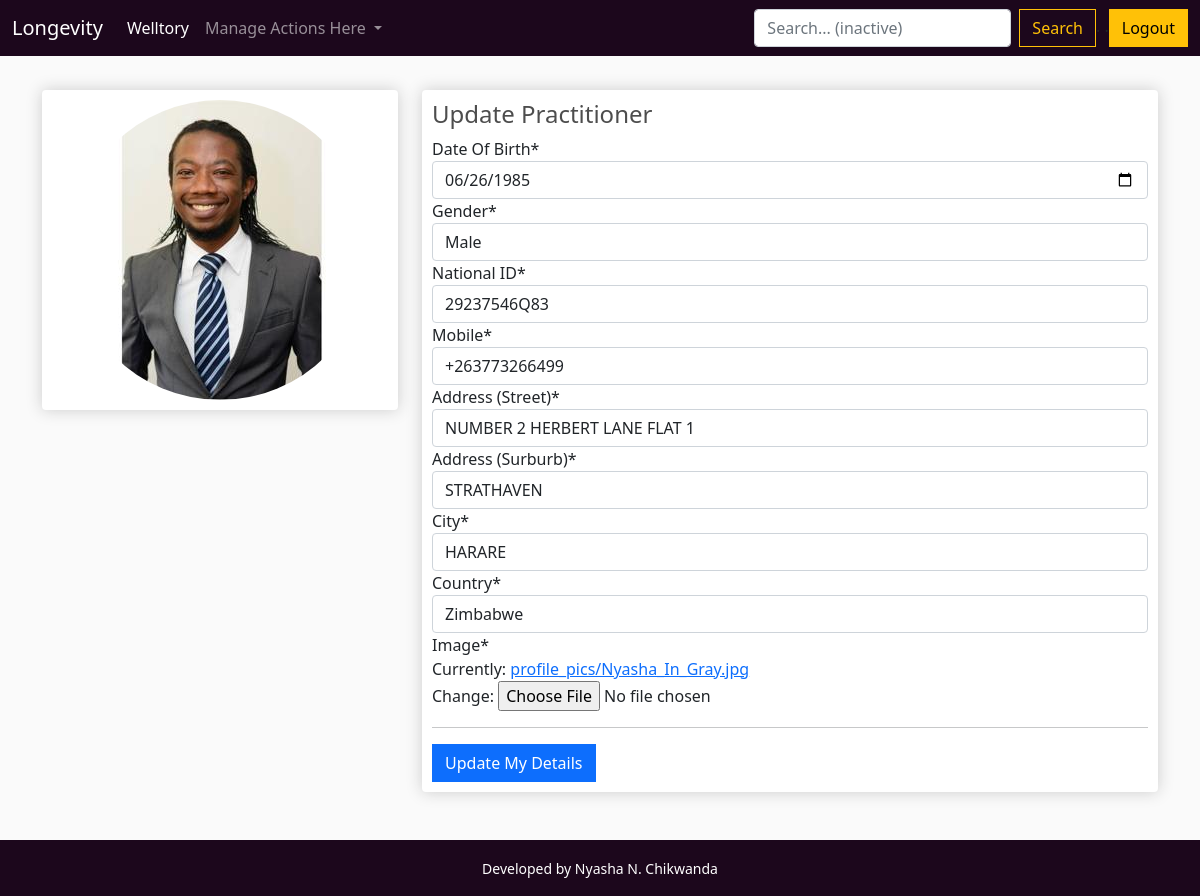
The app's page /welltory/updatepractitioner/ (signed in) with its own data.
### welltory/models.py (models this page shows, shortened)
class Practitioner(models.Model):
    MALE = 'Male'
    FEMALE = 'Female'
    GENDER_CHOICES = [
        (MALE, 'Male'),
        (FEMALE, 'Female')
    ]
    WELLTORY_CLINIC = 'Welltory Clinic'
    BMI_CLINIC = 'BMI Clinic'
    CLINIC_CHOICES = [
        (BMI_CLINIC, 'Welltory Clinic'),
        (BMI_CLINIC, 'BMI Clinic')
    ]
    practitioner = models.OneToOneField(User, on_delete=models.CASCADE)
    first_name = models.CharField(max_length=40)
    last_name = models.CharField(max_length=40)
    gender = models.CharField(max_length=10, choices=GENDER_CHOICES)
    national_id = models.CharField(max_length=12)
    dateOfBirth = models.DateField(null=True)
    street1 = models.CharField(max_length=100)
    street2 = models.CharField(max_length=100)
    city = models.CharField(max_length=40)
    country = CountryField()
    mobile = models.CharField(max_length=20)
    email = models.EmailField()
    employer = models.CharField(max_length=50, choices=CLINIC_CHOICES)
    date_created = models.DateTimeField(default=timezone.now)
    image = models.ImageField(default='default.jpg', upload_to='profile_pics')

### welltory/views.py (the view)
# urls.py: path('updatepractitioner/', views.updatepractitioner, name='updatepractitioner'),
@login_required
def updatepractitioner(request):
    if request.method == 'POST':
        form = PractitionerUpdateForm(request.POST, request.FILES, instance=request.user.practitioner)
        if form.is_valid():
            form.save()
            return HttpResponseRedirect('../profile')
    else:
        form = PractitionerUpdateForm(instance=request.user.practitioner)
        return render(request, 'clinic/updatepractitioner.html', {'form': form})

### welltory/forms.py
class PractitionerUpdateForm(forms.ModelForm):
    class Meta:
        model = Practitioner
        fields = ('dateOfBirth',
                  'gender',
                  'national_id',
                  'mobile',
                  'street1',
                  'street2',
                  'city',
                  'country',
                  'image')
        labels = {
            'dateOfBirth': 'Date Of Birth',
            'gender': 'Gender',
            'national_id': 'National ID',
            'mobile': 'Mobile',
            'street1': 'Address (Street)',
            'street2': 'Address (Surburb)',
            'city': 'City',
            'country': 'Country'
        }
        widgets = {'dateOfBirth': DateInput(attrs={'type': 'date'})}

### welltory/templates/clinic/updatepractitioner.html (shortened to what this page needs)
{% extends 'clinic/main.html' %}
{% load static %}
{% load crispy_forms_tags %}
{% block content %}
<br/>
<div class="row">
    <div class="col-lg-4">
        <div class="box-element" align="center">
            <img class="img-profile rounded-circle" src="{{ user.practitioner.image.url }}">
        </div>
    </div>
    <div class="col-lg-8">
        <div class="box-element">
            <h4>Update Practitioner</h4>
            <form method="POST" enctype="multipart/form-data">
                {{ form.dateOfBirth|as_crispy_field }}
                {{ form.gender|as_crispy_field }}
                {{ form.national_id|as_crispy_field }}
                {{ form.mobile|as_crispy_field }}
                {{ form.street1|as_crispy_field }}
                {{ form.street2|as_crispy_field }}
                {{ form.city|as_crispy_field }}
                {{ form.country|as_crispy_field }}
                {{ form.image|as_crispy_field }}
                <hr>
                <button class="btn btn-primary btn-icon-split">
                    <span class="text">Update My Details</span>
                </button>
            </form>
        </div>
    </div>
</div>
</div>
<br/>
{% endblock content %}

### welltory/static/css/main.css (style rules this page uses)
body { background-color: hsl(0, 0%, 98%); }
h1,h2,h3,h4,h5,h6 { color:hsl(0, 0%, 30%); }
.box-element { box-shadow:hsl(0, 0%, 80%) 0 0 16px; background-color: #fff; border-radius: 4px; padding: 10px; }
.col-lg-4, .col-lg-6, .col-lg-8, .col-lg-12 { margin-top: 10px; }
.btn { border-radius: 0; }

### welltory/static/css/rating.css (style rules this page uses)
* { margin: 0; padding: 0; }

### records on screen
Practitioner: dateOfBirth "06/26/1985", gender "Male", national_id "29237546Q83", mobile "+263773266499", street1 "NUMBER 2 HERBERT LANE FLAT 1", street2 "STRATHAVEN", city "HARARE", country "Zimbabwe"
